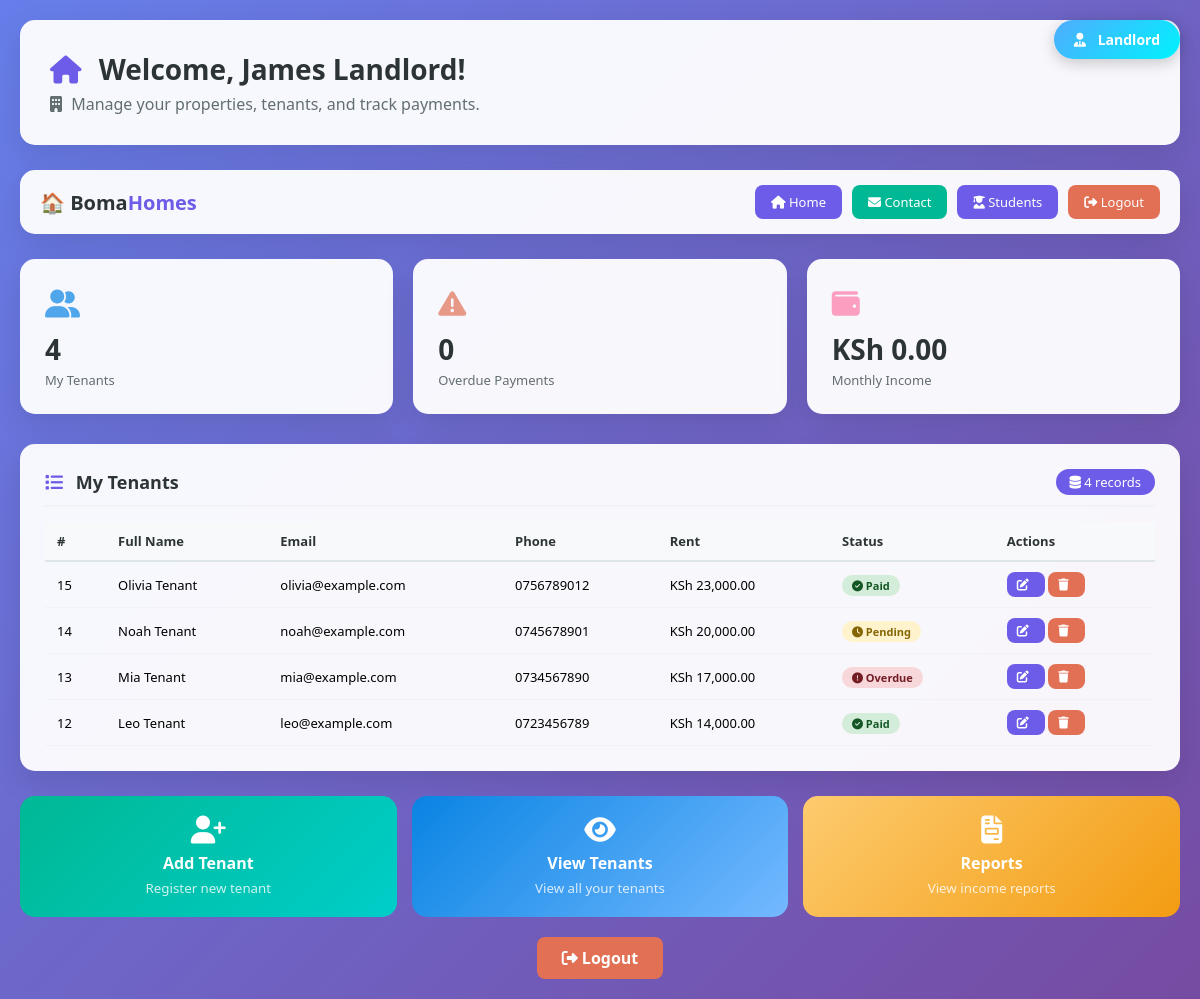
The app's page /week7/dashboard.php (signed in) with its own data.
### tables this page shows
CREATE TABLE IF NOT EXISTS tenants (
    id INT PRIMARY KEY AUTO_INCREMENT,
    landlord_id INT NOT NULL,
    fullname VARCHAR(100) NOT NULL,
    email VARCHAR(100),
    phone VARCHAR(20),
    rent_amount DECIMAL(10,2),
    payment_status ENUM('paid', 'pending', 'overdue') DEFAULT 'pending',
    created_at TIMESTAMP DEFAULT CURRENT_TIMESTAMP,
    FOREIGN KEY (landlord_id) REFERENCES landlords(id) ON DELETE CASCADE
);

### week7/dashboard.php (the view, shortened to what this page needs)
<?php
$role = $_SESSION['role'] ?? 'landlord';
$username = $_SESSION['user'];
$user_id = $_SESSION['user_id'] ?? 0;
include '../week4/database/connection.php';
if ($role === 'super_admin') {
    $total_landlords = mysqli_fetch_assoc(mysqli_query($conn, "SELECT COUNT(*) as count FROM landlords WHERE role='landlord'"))['count'] ?? 0;
    $total_tenants = mysqli_fetch_assoc(mysqli_query($conn, "SELECT COUNT(*) as count FROM tenants"))['count'] ?? 0;
    $landlords_result = mysqli_query($conn, "SELECT * FROM landlords WHERE role='landlord' ORDER BY id DESC");
} else {
    $tenant_count = mysqli_fetch_assoc(mysqli_query($conn, "
        SELECT COUNT(*) as count FROM tenants WHERE landlord_id = $user_id
    "))['count'] ?? 0;
    $tenants_result = mysqli_query($conn, "
        SELECT * FROM tenants WHERE landlord_id = $user_id ORDER BY id DESC
    ");
}
?>
<!DOCTYPE html>
<html lang="en">
<head>
    <link rel="stylesheet" href="https://cdnjs.cloudflare.com/ajax/libs/font-awesome/6.4.0/css/all.min.css">
</head>
<body>
<div class="dashboard-container">
    <div class="role-badge <?php echo $role === 'super_admin' ? 'super-admin' : 'landlord'; ?>">
        <i class="fas fa-<?php echo $role === 'super_admin' ? 'crown' : 'user-tie'; ?>"></i>
        <?php echo $role === 'super_admin' ? 'Super Admin' : 'Landlord'; ?>
    </div>
    <div class="welcome-header">
        <h1>
            <i class="fas fa-home"></i>
            Welcome, <?php echo htmlspecialchars($username); ?>!
        </h1>
        <div class="subtitle">
            <i class="fas fa-<?php echo $role === 'super_admin' ? 'globe-africa' : 'building'; ?>"></i>
            <?php echo $role === 'super_admin'
                ? 'You have full access to manage all landlords and properties.'
                : 'Manage your properties, tenants, and track payments.'; ?>
        </div>
    </div>
    <div class="nav-bar">
        <div class="brand">🏠 Boma<span>Homes</span></div>
        <div class="nav-links">
            <a href="../week3/index.php"><i class="fas fa-home"></i> Home</a>
            <a href="../week4/contact.php" class="contact"><i class="fas fa-envelope"></i> Contact</a>
            <a href="../week8/students.php"><i class="fas fa-user-graduate"></i> Students</a>
            <a href="../week4/logout.php" class="logout"><i class="fas fa-sign-out-alt"></i> Logout</a>
        </div>
    </div>
    <div class="stats-grid">
        <?php if ($role === 'super_admin'): ?>
            <div class="stat-card purple">
                <div class="stat-icon"><i class="fas fa-user-tie"></i></div>
                <div class="stat-number"><?php echo $total_landlords; ?></div>
                <div class="stat-label">Total Landlords</div>
            </div>
            <div class="stat-card green">
                <div class="stat-icon"><i class="fas fa-user-friends"></i></div>
                <div class="stat-number"><?php echo $total_tenants; ?></div>
                <div class="stat-label">Total Tenants</div>
            </div>
            <div class="stat-card orange">
                <div class="stat-icon"><i class="fas fa-home"></i></div>
                <div class="stat-number">0</div>
                <div class="stat-label">Total Properties</div>
            </div>
        <?php else: ?>
            <div class="stat-card blue">
                <div class="stat-icon"><i class="fas fa-user-friends"></i></div>
                <div class="stat-number"><?php echo $tenant_count; ?></div>
                <div class="stat-label">My Tenants</div>
            </div>
            <div class="stat-card red">
                <div class="stat-icon"><i class="fas fa-exclamation-triangle"></i></div>
                <div class="stat-number">0</div>
                <div class="stat-label">Overdue Payments</div>
            </div>
            <div class="stat-card pink">
                <div class="stat-icon"><i class="fas fa-wallet"></i></div>
                <div class="stat-number">KSh 0.00</div>
                <div class="stat-label">Monthly Income</div>
            </div>
        <?php endif; ?>
    </div>
    <div class="main-card">
        <div class="card-header">
            <h3>
                <i class="fas fa-<?php echo $role === 'super_admin' ? 'users' : 'list'; ?>"></i>
                <?php echo $role === 'super_admin' ? 'All Landlords' : 'My Tenants'; ?>
            </h3>
            <span class="badge-count">
                <i class="fas fa-database"></i>
                <?php echo $role === 'super_admin' ? $total_landlords : $tenant_count; ?> records
            </span>
        </div>
        <div class="table-responsive">
            <?php if ($role === 'super_admin'): ?>
                <?php if (mysqli_num_rows($landlords_result) > 0): ?>
                    <table>
                        <thead>
                            <tr>
                                <th>#</th>
                                <th>Full Name</th>
                                <th>Email</th>
                                <th>Status</th>
                                <th>Actions</th>
                            </tr>
                        </thead>
                        <tbody>
                            <?php while($row = mysqli_fetch_assoc($landlords_result)): ?>
                            <tr>
                                <td><?php echo $row['id']; ?></td>
                                <td><?php echo htmlspecialchars($row['fullname']); ?></td>
                                <td><?php echo htmlspecialchars($row['email']); ?></td>
                                <td>
                                    <span class="badge-status <?php echo $row['is_active'] ? 'active' : 'inactive'; ?>">
                                        <i class="fas fa-<?php echo $row['is_active'] ? 'check-circle' : 'times-circle'; ?>"></i>
                                        <?php echo $row['is_active'] ? 'Active' : 'Suspended'; ?>
                                    </span>
                                </td>
                                <td>
                                    <a href="edit_landlord.php?id=<?php echo $row['id']; ?>" class="btn btn-primary btn-sm">
                                        <i class="fas fa-edit"></i>
                                    </a>
                                    <a href="toggle_landlord.php?id=<?php echo $row['id']; ?>" class="btn btn-<?php echo $row['is_active'] ? 'warning' : 'success'; ?> btn-sm"
                                       onclick="return confirm('Are you sure you want to toggle this landlord\'s status?')">
                                        <i class="fas fa-<?php echo $row['is_active'] ? 'pause' : 'play'; ?>"></i>
                                    </a>
                                </td>
                            </tr>
                            <?php endwhile; ?>
                        </tbody>
                    </table>
                <?php else: ?>
                    <p class="text-muted text-center" style="padding: 20px;">
                        <i class="fas fa-info-circle"></i> No landlords registered yet.
                    </p>
                <?php endif; ?>
            <?php else: ?>
                <?php if (mysqli_num_rows($tenants_result) > 0): ?>
                    <table>
                        <thead>
                            <tr>
                                <th>#</th>
                                <th>Full Name</th>
                                <th>Email</th>
                                <th>Phone</th>
                                <th>Rent</th>
                                <th>Status</th>
                                <th>Actions</th>
                            </tr>
                        </thead>
                        <tbody>
                            <?php while($row = mysqli_fetch_assoc($tenants_result)): ?>
                            <tr>
                                <td><?php echo $row['id']; ?></td>
                                <td><?php echo htmlspecialchars($row['fullname']); ?></td>
                                <td><?php echo htmlspecialchars($row['email']); ?></td>
                                <td><?php echo htmlspecialchars($row['phone'] ?? 'N/A'); ?></td>
                                <td>KSh <?php echo number_format($row['rent_amount'], 2); ?></td>
                                <td>
                                    <span class="badge-status <?php echo $row['payment_status']; ?>">
                                        <i class="fas fa-<?php echo $row['payment_status'] === 'paid' ? 'check-circle' : ($row['payment_status'] === 'overdue' ? 'exclamation-circle' : 'clock'); ?>"></i>
                                        <?php echo ucfirst($row['payment_status']); ?>
                                    </span>
                                </td>
                                <td>
                                    <a href="edit_tenant.php?id=<?php echo $row['id']; ?>" class="btn btn-primary btn-sm">
                                        <i class="fas fa-edit"></i>
                                    </a>
                                    <a href="delete_tenant.php?id=<?php echo $row['id']; ?>" class="btn btn-danger btn-sm"
                                       onclick="return confirm('Are you sure you want to delete this tenant?')">
                                        <i class="fas fa-trash"></i>
                                    </a>
                                </td>
                            </tr>
                            <?php endwhile; ?>
                        </tbody>
                    </table>
                <?php endif; ?>
            <?php endif; ?>
        </div>
    </div>
    <?php if ($role === 'landlord'): ?>
        <div class="quick-actions">
            <a href="add_tenant.php" class="quick-action-card green">
                <i class="fas fa-user-plus"></i>
                <strong>Add Tenant</strong>
                <small style="display: block; opacity: 0.8; margin-top: 5px;">Register new tenant</small>
            </a>
            <a href="view_tenants.php" class="quick-action-card blue">
                <i class="fas fa-eye"></i>
                <strong>View Tenants</strong>
                <small style="display: block; opacity: 0.8; margin-top: 5px;">View all your tenants</small>
            </a>
            <a href="#" class="quick-action-card orange">
                <i class="fas fa-file-invoice"></i>
                <strong>Reports</strong>
                <small style="display: block; opacity: 0.8; margin-top: 5px;">View income reports</small>
            </a>
        </div>
    <?php endif; ?>
    <div class="text-center mt-20">
        <a href="../week4/logout.php" class="btn-logout">
            <i class="fas fa-sign-out-alt"></i> Logout
        </a>
    </div>
</div>
</body>
</html>

### records on screen
tenants: id "15", fullname "Olivia Tenant", email "olivia@example.com", phone "0756789012", rent_amount "23,000.00", payment_status "Paid"
tenants: id "14", fullname "Noah Tenant", email "noah@example.com", phone "0745678901", rent_amount "20,000.00", payment_status "Pending"
tenants: id "13", fullname "Mia Tenant", email "mia@example.com", phone "0734567890", rent_amount "17,000.00", payment_status "Overdue"
tenants: id "12", fullname "Leo Tenant", email "leo@example.com", phone "0723456789", rent_amount "14,000.00", payment_status "Paid"

### other values on screen
$username "James Landlord"
$tenant_count "4"
